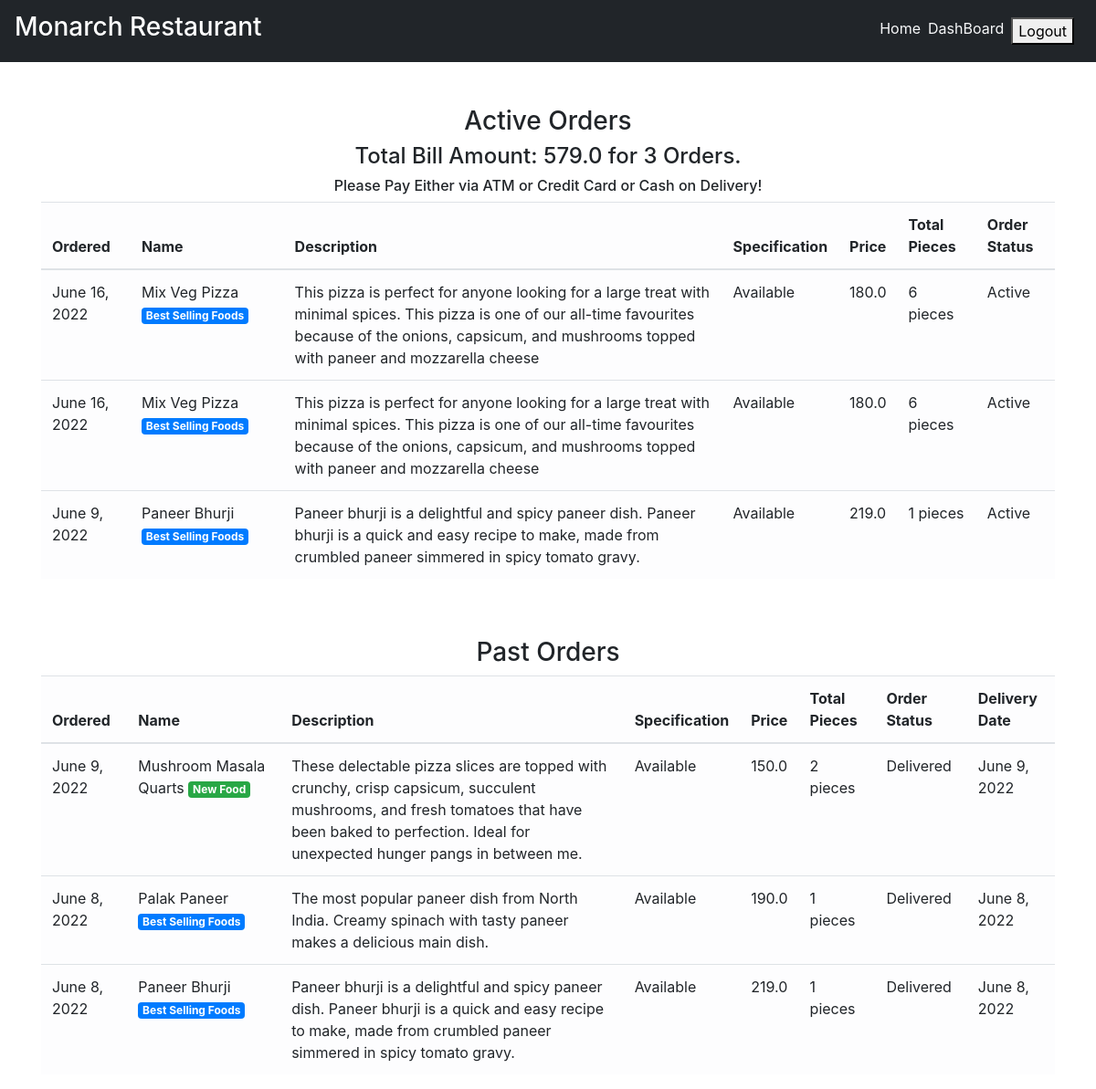
Page /order_details/ (signed in) on the committed database.
### main/models.py (models this page shows, shortened)
class CartItems(models.Model):
    ORDER_STATUS = (
        ('Active', 'Active'),
        ('Delivered', 'Delivered')
    )
    user = models.ForeignKey(User, on_delete=models.CASCADE)
    item = models.ForeignKey(Item, on_delete=models.CASCADE)
    ordered = models.BooleanField(default=False)
    quantity = models.IntegerField(default=1)
    ordered_date = models.DateField(default=timezone.now)
    status = models.CharField(max_length=20, choices=ORDER_STATUS, default='Active')
    delivery_date = models.DateField(default=timezone.now)
    class Meta:
        verbose_name = 'Cart Item'
        verbose_name_plural = 'Cart Items'

class Item(models.Model):
    LABELS = (
        ('Best Selling Foods', 'Best Selling Foods'),
        ('New Food', 'New Food'),
        ('Spicy Foods🔥', 'Spicy Foods🔥'),
    )
    LABEL_COLOUR = (
        ('danger', 'danger'),
        ('success', 'success'),
        ('primary', 'primary'),
        ('info', 'info'),
        ('warning', 'warning'),
    )
    title = models.CharField(max_length=150)
    description = models.CharField(max_length=250,blank=True)
    price = models.FloatField()
    pieces = models.IntegerField(default=6)
    instructions = models.CharField(max_length=250,default="Available")
    image = models.ImageField(default='default.png', upload_to='images/')
    labels = models.CharField(max_length=25, choices=LABELS, blank=True)
    label_colour = models.CharField(max_length=15, choices=LABEL_COLOUR, blank=True)
    slug = models.SlugField(default="foods")
    created_by = models.ForeignKey(User, on_delete=models.CASCADE)

### main/views.py (the view)
# urls.py: path('order_details/', views.order_details, name='order_details'),
@login_required
def order_details(request):
    items = CartItems.objects.filter(user=request.user, ordered=True,status="Active").order_by('-ordered_date')
    cart_items = CartItems.objects.filter(user=request.user, ordered=True,status="Delivered").order_by('-ordered_date')
    bill = items.aggregate(Sum('item__price'))
    number = items.aggregate(Sum('quantity'))
    pieces = items.aggregate(Sum('item__pieces'))
    total = bill.get("item__price__sum")
    count = number.get("quantity__sum")
    total_pieces = pieces.get("item__pieces__sum")
    context = {
        'items':items,
        'cart_items':cart_items,
        'total': total,
        'count': count,
        'total_pieces': total_pieces
    }
    return render(request, 'main/order_details.html', context)

### main/templatetags/get_group.py (called while the page is built)
@register.filter(name='has_group')
def has_group(user, group_name):
    return user.groups.filter(name=group_name).exists()

### main/templates/main/order_details.html
{% extends "main/layout.html" %}
{% block content %}
<div class="cart">
    <div class="container">
        <div class="row">
            <div class="col-sm-12 mt-5">
                <h3 class="text-center">Active Orders</h3>
                {% if items %}
                <h4 class="text-center">Total Bill Amount: {{total}} for {{ count }} Orders.</h4>
                <h6 class="text-center">Please Pay Either via ATM or Credit Card or Cash on Delivery!</h6>
                <div class="table-responsive">
                    <table class="table table-light">
                        <thead>
                        <tr>
                            <th scope="col">Ordered</th>
                            <th scope="col">Name</th>
                            <th scope="col">Description</th>
                            <th scope="col">Specification</th>
                            <th scope="col">Price</th>
                            <th scope="col">Total Pieces</th>
                            <th scope="col">Order Status</th>
                        </tr>
                        </thead>
                        <tbody>
                            {% for item_active in items %}
                        <tr>
                            <td>{{ item_active.ordered_date }}</td>
                            <td>{{ item_active.item.title }} <span class="badge badge-{{ item_active.item.label_colour }}">{{ item_active.item.labels }}</span></td>
                            <td>{{ item_active.item.description }}</td>
                            <td>{{ item_active.item.instructions }}</td>
                            <td>{{ item_active.item.price }}</td>
                            <td>{{ item_active.item.pieces }} pieces</td>
                            <td>{{ item_active.status }}</td>
                        </tr>
                            {% endfor %}
                        </tbody>
                    </table>
                </div>
                {% else %}
                <h4 class="text-center">Sorry, you have not ordered any item yet!!!</h4>
                {% endif %}
            </div>
        </div>
        <div class="row">
            <div class="col-sm-12 mt-5">
                <h3 class="text-center">Past Orders</h3>
                {% if cart_items %}
                <div class="table-responsive">
                    <table class="table table-light">
                        <thead>
                        <tr>
                            <th scope="col">Ordered</th>
                            <th scope="col">Name</th>
                            <th scope="col">Description</th>
                            <th scope="col">Specification</th>
                            <th scope="col">Price</th>
                            <th scope="col">Total Pieces</th>
                            <th scope="col">Order Status</th>
                            <th scope="col">Delivery Date</th>
                        </tr>
                        </thead>
                        <tbody>
                            {% for cart in cart_items %}
                        <tr>
                            <td>{{ cart.ordered_date }}</td>
                            <td>{{ cart.item.title }} <span class="badge badge-{{ cart.item.label_colour }}">{{ cart.item.labels }}</span></td>
                            <td>{{ cart.item.description }}</td>
                            <td>{{ cart.item.instructions }}</td>
                            <td>{{ cart.item.price }}</td>
                            <td>{{ cart.item.pieces }} pieces</td>
                            <td>{{ cart.status }}</td>
                            <td>{{ cart.delivery_date }}</td>
                        </tr>
                            {% endfor %}
                        </tbody>
                    </table>
                </div>
                {% else %}
                <h4 class="text-center">Sorry, you have not ordered any item yet!!!</h4>
                {% endif %}
            </div>
        </div>
    </div>
</div>
{% endblock content %}

### main/templates/main/layout.html (shortened to what this page needs)
{% load get_group %}
{% load static %}
<!DOCTYPE html>
<html lang="en">
<head>
    <link rel="stylesheet" href="https://maxcdn.bootstrapcdn.com/bootstrap/4.0.0/css/bootstrap.min.css">
    <link rel="stylesheet" type="text/css" href="{% static 'main/styles.css' %}">
</head>
<body>
    <nav class="navbar navbar-expand-lg navbar-dark" style="background-color: currentcolor;">
        <a class="navbar-brand" href="/"><h3>Monarch Restaurant</h3></a>
        <div class="collapse navbar-collapse" id="navbarNav">
            <ul class="navbar-nav ml-auto">
                    <li><a href="{% url 'main:home' %}" class="mr-2 text-light">Home</a></li>
                {% if user.is_authenticated %}
                    {% if request.user|has_group:"admin_owner" %}
                        <li><a href="{% url 'main:admin_dashboard' %}" class="mr-2 text-light">DashBoard</a></li>
                        <li>
                            <form class="logout-link" action="{% url 'accounts:logout' %}" method="post">
                                <button type="submit" class="mr-2">Logout</button>
                            </form>
                        </li>
                    {% endif %}
                {% else %}
                    <li><a href="{% url 'accounts:login' %}" class="mr-2 text-light">Login</a></li>
                    <li><a href="{% url 'accounts:signup' %}" class="mr-2 text-light">SignUp</a></li>
                {% endif %}
            </ul>
        </div>
    </nav>
    <main role="main">
        {% block content %}
        {% endblock %}
    </main>

### rows in the picture
CartItems: ordered_date "June 16, 2022", item "Mix Veg Pizza", item.labels "Best Selling Foods", item.description "This pizza is perfect for anyone looking for a large treat with minimal spices. This pizza is one of our all-time favourites because of the onions, capsicum, and mushrooms topped with paneer and mozzarella cheese", item.instructions "Available", item.price "180.0", item.pieces "6", status "Active"
CartItems: ordered_date "June 16, 2022", item "Mix Veg Pizza", item.labels "Best Selling Foods", item.description "This pizza is perfect for anyone looking for a large treat with minimal spices. This pizza is one of our all-time favourites because of the onions, capsicum, and mushrooms topped with paneer and mozzarella cheese", item.instructions "Available", item.price "180.0", item.pieces "6", status "Active"
CartItems: ordered_date "June 9, 2022", item "Paneer Bhurji", item.labels "Best Selling Foods", item.description "Paneer bhurji is a delightful and spicy paneer dish. Paneer bhurji is a quick and easy recipe to make, made from crumbled paneer simmered in spicy tomato gravy.", item.instructions "Available", item.price "219.0", item.pieces "1", status "Active"
CartItems: ordered_date "June 9, 2022", item "Mushroom Masala Quarts", item.labels "New Food", item.description "These delectable pizza slices are topped with crunchy, crisp capsicum, succulent mushrooms, and fresh tomatoes that have been baked to perfection. Ideal for unexpected hunger pangs in between me.", item.instructions "Available", item.price "150.0", item.pieces "2", status "Delivered", delivery_date "June 9, 2022"
CartItems: ordered_date "June 8, 2022", item "Palak Paneer", item.labels "Best Selling Foods", item.description "The most popular paneer dish from North India. Creamy spinach with tasty paneer makes a delicious main dish.", item.instructions "Available", item.price "190.0", item.pieces "1", status "Delivered", delivery_date "June 8, 2022"
CartItems: ordered_date "June 8, 2022", item "Paneer Bhurji", item.labels "Best Selling Foods", item.description "Paneer bhurji is a delightful and spicy paneer dish. Paneer bhurji is a quick and easy recipe to make, made from crumbled paneer simmered in spicy tomato gravy.", item.instructions "Available", item.price "219.0", item.pieces "1", status "Delivered", delivery_date "June 8, 2022"

### other values in the picture
{{ total }} "579.0"
{{ count }} "3"
